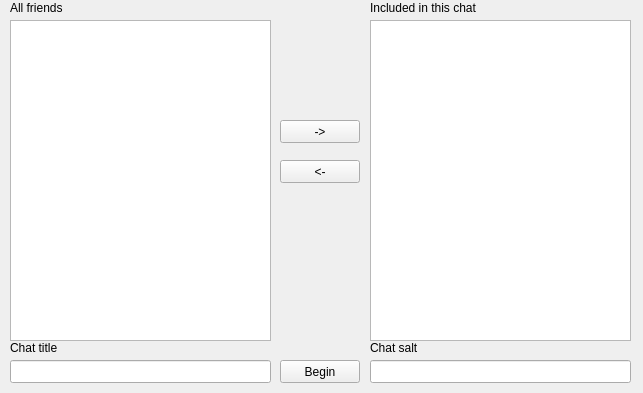
<?xml version="1.0" encoding="UTF-8"?>
<ui version="4.0">
 <class>Chatinitform</class>
 <widget class="QWidget" name="Chatinitform">
  <property name="geometry">
   <rect>
    <x>0</x>
    <y>0</y>
    <width>643</width>
    <height>393</height>
   </rect>
  </property>
  <property name="windowTitle">
   <string>Form</string>
  </property>
  <widget class="QListWidget" name="friendlist">
   <property name="geometry">
    <rect>
     <x>10</x>
     <y>20</y>
     <width>261</width>
     <height>321</height>
    </rect>
   </property>
  </widget>
  <widget class="QLineEdit" name="chattitle">
   <property name="geometry">
    <rect>
     <x>10</x>
     <y>360</y>
     <width>261</width>
     <height>23</height>
    </rect>
   </property>
  </widget>
  <widget class="QLineEdit" name="chatsalt">
   <property name="geometry">
    <rect>
     <x>370</x>
     <y>360</y>
     <width>261</width>
     <height>23</height>
    </rect>
   </property>
  </widget>
  <widget class="QListWidget" name="chatlist">
   <property name="geometry">
    <rect>
     <x>370</x>
     <y>20</y>
     <width>261</width>
     <height>321</height>
    </rect>
   </property>
  </widget>
  <widget class="QPushButton" name="includeb">
   <property name="geometry">
    <rect>
     <x>280</x>
     <y>120</y>
     <width>80</width>
     <height>23</height>
    </rect>
   </property>
   <property name="text">
    <string>-&gt;</string>
   </property>
  </widget>
  <widget class="QPushButton" name="excludeb">
   <property name="geometry">
    <rect>
     <x>280</x>
     <y>160</y>
     <width>80</width>
     <height>23</height>
    </rect>
   </property>
   <property name="text">
    <string>&lt;-</string>
   </property>
  </widget>
  <widget class="QPushButton" name="beginb">
   <property name="geometry">
    <rect>
     <x>280</x>
     <y>360</y>
     <width>80</width>
     <height>23</height>
    </rect>
   </property>
   <property name="text">
    <string>Begin</string>
   </property>
  </widget>
  <widget class="QLabel" name="label">
   <property name="geometry">
    <rect>
     <x>10</x>
     <y>0</y>
     <width>221</width>
     <height>16</height>
    </rect>
   </property>
   <property name="text">
    <string>All friends</string>
   </property>
  </widget>
  <widget class="QLabel" name="label_2">
   <property name="geometry">
    <rect>
     <x>370</x>
     <y>0</y>
     <width>221</width>
     <height>16</height>
    </rect>
   </property>
   <property name="text">
    <string>Included in this chat</string>
   </property>
  </widget>
  <widget class="QLabel" name="label_3">
   <property name="geometry">
    <rect>
     <x>10</x>
     <y>340</y>
     <width>221</width>
     <height>16</height>
    </rect>
   </property>
   <property name="text">
    <string>Chat title</string>
   </property>
  </widget>
  <widget class="QLabel" name="label_4">
   <property name="geometry">
    <rect>
     <x>370</x>
     <y>340</y>
     <width>221</width>
     <height>16</height>
    </rect>
   </property>
   <property name="text">
    <string>Chat salt</string>
   </property>
  </widget>
 </widget>
 <resources/>
 <connections/>
</ui>
